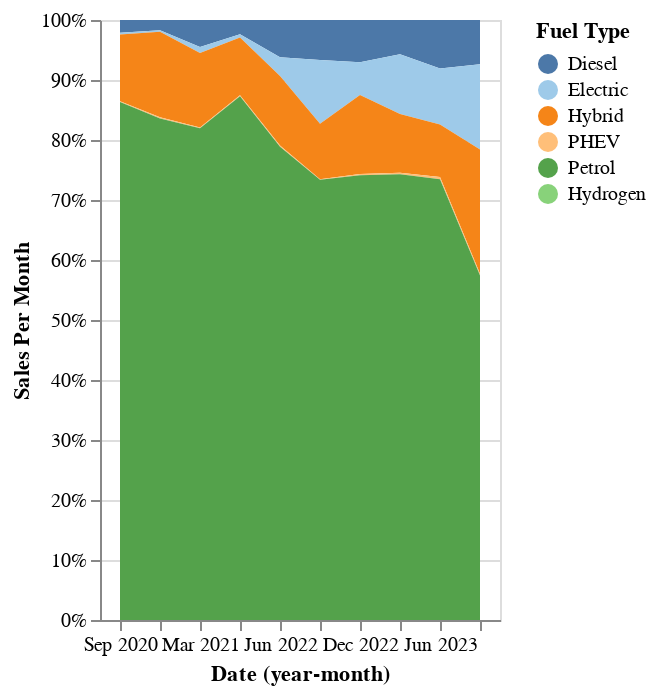

The cell this chart's notebook holds for it:
### Code cell
DeepnoteChart(vfacts_df_long, """{"layer":[{"layer":[{"mark":{"clip":true,"type":"area","tooltip":true},"encoding":{"x":{"sort":"ascending","type":"ordinal","field":"Date","scale":{"type":"linear"},"timeUnit":"yearmonth"},"y":{"sort":null,"type":"quantitative","field":"Sales Per Month","scale":{"type":"linear"},"stack":"normalize","format":{"type":"default","decimals":null},"formatType":"numberFormatFromNumberType"},"color":{"sort":null,"type":"nominal","field":"Fuel Type","scale":{"scheme":"tableau20"}}}}]}],"title":"","config":{"legend":{}},"$schema":"https://vega.github.io/schema/vega-lite/v5.json","encoding":{}}""")

### Figure 1 — Vega-Lite specification as saved in the notebook (floating-point values rounded to 4 significant figures)
{"$schema": "https://vega.github.io/schema/vega-lite/v5.json", "encoding": {}, "layer": [{"layer": [{"mark": {"type": "area", "tooltip": true, "clip": true}, "encoding": {"x": {"field": "Date", "type": "ordinal", "timeUnit": "yearmonth", "sort": "ascending", "scale": {"type": "linear"}}, "y": {"field": "Sales Per Month", "type": "quantitative", "sort": null, "stack": "normalize", "scale": {"type": "linear"}, "formatType": "numberFormatFromNumberType", "format": {"type": "default", "decimals": null}}, "color": {"field": "Fuel Type", "type": "nominal", "sort": null, "scale": {"scheme": "tableau20"}}}}]}], "title": "", "config": {"legend": {}}, "data": {"values": [{"State": "NSW", "Vehicle Type": "Passenger", "Fuel Type": "Diesel", "Date": "2020-09", "Sales Per Month": 164}, {"State": "NSW", "Vehicle Type": "Passenger", "Fuel Type": "Electric", "Date": "2020-09", "Sales Per Month": 23}, {"State": "NSW", "Vehicle Type": "Passenger", "Fuel Type": "Hybrid", "Date": "2020-09", "Sales Per Month": 864}, {"State": "NSW", "Vehicle Type": "Passenger", "Fuel Type": "PHEV", "Date": "2020-09", "Sales Per Month": 10}, {"State": "NSW", "Vehicle Type": "Passenger", "Fuel Type": "Petrol", "Date": "2020-09", "Sales Per Month": 6705}, {"State": "NSW", "Vehicle Type": "Passenger", "Fuel Type": "Hydrogen", "Date": "2020-09", "Sales Per Month": 0}, {"State": "NSW", "Vehicle Type": "Passenger", "Fuel Type": "Diesel", "Date": "2020-12", "Sales Per Month": 116}, {"State": "NSW", "Vehicle Type": "Passenger", "Fuel Type": "Electric", "Date": "2020-12", "Sales Per Month": 15}, {"State": "NSW", "Vehicle Type": "Passenger", "Fuel Type": "Hybrid", "Date": "2020-12", "Sales Per Month": 961}, {"State": "NSW", "Vehicle Type": "Passenger", "Fuel Type": "PHEV", "Date": "2020-12", "Sales Per Month": 14}, {"State": "NSW", "Vehicle Type": "Passenger", "Fuel Type": "Petrol", "Date": "2020-12", "Sales Per Month": 5626}, {"State": "NSW", "Vehicle Type": "Passenger", "Fuel Type": "Hydrogen", "Date": "2020-12", "Sales Per Month": 0}, {"State": "NSW", "Vehicle Type": "Passenger", "Fuel Type": "Diesel", "Date": "2021-03", "Sales Per Month": 341}, {"State": "NSW", "Vehicle Type": "Passenger", "Fuel Type": "Electric", "Date": "2021-03", "Sales Per Month": 79}, {"State": "NSW", "Vehicle Type": "Passenger", "Fuel Type": "Hybrid", "Date": "2021-03", "Sales Per Month": 944}, {"State": "NSW", "Vehicle Type": "Passenger", "Fuel Type": "PHEV", "Date": "2021-03", "Sales Per Month": 9}, {"State": "NSW", "Vehicle Type": "Passenger", "Fuel Type": "Petrol", "Date": "2021-03", "Sales Per Month": 6237}, {"State": "NSW", "Vehicle Type": "Passenger", "Fuel Type": "Hydrogen", "Date": "2021-03", "Sales Per Month": 0}, {"State": "NSW", "Vehicle Type": "Passenger", "Fuel Type": "Diesel", "Date": "2021-06", "Sales Per Month": 189}, {"State": "NSW", "Vehicle Type": "Passenger", "Fuel Type": "Electric", "Date": "2021-06", "Sales Per Month": 40}, {"State": "NSW", "Vehicle Type": "Passenger", "Fuel Type": "Hybrid", "Date": "2021-06", "Sales Per Month": 761}, {"State": "NSW", "Vehicle Type": "Passenger", "Fuel Type": "PHEV", "Date": "2021-06", "Sales Per Month": 13}, {"State": "NSW", "Vehicle Type": "Passenger", "Fuel Type": "Petrol", "Date": "2021-06", "Sales Per Month": 6887}, {"State": "NSW", "Vehicle Type": "Passenger", "Fuel Type": "Hydrogen", "Date": "2021-06", "Sales Per Month": 0}, {"State": "NSW", "Vehicle Type": "Passenger", "Fuel Type": "Diesel", "Date": "2022-06", "Sales Per Month": 404}, {"State": "NSW", "Vehicle Type": "Passenger", "Fuel Type": "Electric", "Date": "2022-06", "Sales Per Month": 202}, {"State": "NSW", "Vehicle Type": "Passenger", "Fuel Type": "Hybrid", "Date": "2022-06", "Sales Per Month": 750}, {"State": "NSW", "Vehicle Type": "Passenger", "Fuel Type": "PHEV", "Date": "2022-06", "Sales Per Month": 14}, {"State": "NSW", "Vehicle Type": "Passenger", "Fuel Type": "Petrol", "Date": "2022-06", "Sales Per Month": 5117}, {"State": "NSW", "Vehicle Type": "Passenger", "Fuel Type": "Hydrogen", "Date": "2022-06", "Sales Per Month": 1}, {"State": "NSW", "Vehicle Type": "Passenger", "Fuel Type": "Diesel", "Date": "2022-09", "Sales Per Month": 358}, {"State": "NSW", "Vehicle Type": "Passenger", "Fuel Type": "Electric", "Date": "2022-09", "Sales Per Month": 572}, {"State": "NSW", "Vehicle Type": "Passenger", "Fuel Type": "Hybrid", "Date": "2022-09", "Sales Per Month": 495}, {"State": "NSW", "Vehicle Type": "Passenger", "Fuel Type": "PHEV", "Date": "2022-09", "Sales Per Month": 5}, {"State": "NSW", "Vehicle Type": "Passenger", "Fuel Type": "Petrol", "Date": "2022-09", "Sales Per Month": 3943}, {"State": "NSW", "Vehicle Type": "Passenger", "Fuel Type": "Hydrogen", "Date": "2022-09", "Sales Per Month": 0}, {"State": "NSW", "Vehicle Type": "Passenger", "Fuel Type": "Diesel", "Date": "2022-12", "Sales Per Month": 275}, {"State": "NSW", "Vehicle Type": "Passenger", "Fuel Type": "Electric", "Date": "2022-12", "Sales Per Month": 213}, {"State": "NSW", "Vehicle Type": "Passenger", "Fuel Type": "Hybrid", "Date": "2022-12", "Sales Per Month": 516}, {"State": "NSW", "Vehicle Type": "Passenger", "Fuel Type": "PHEV", "Date": "2022-12", "Sales Per Month": 7}, {"State": "NSW", "Vehicle Type": "Passenger", "Fuel Type": "Petrol", "Date": "2022-12", "Sales Per Month": 2899}, {"State": "NSW", "Vehicle Type": "Passenger", "Fuel Type": "Hydrogen", "Date": "2022-12", "Sales Per Month": 0}, {"State": "NSW", "Vehicle Type": "Passenger", "Fuel Type": "Diesel", "Date": "2023-03", "Sales Per Month": 319}, {"State": "NSW", "Vehicle Type": "Passenger", "Fuel Type": "Electric", "Date": "2023-03", "Sales Per Month": 554}, {"State": "NSW", "Vehicle Type": "Passenger", "Fuel Type": "Hybrid", "Date": "2023-03", "Sales Per Month": 545}, {"State": "NSW", "Vehicle Type": "Passenger", "Fuel Type": "PHEV", "Date": "2023-03", "Sales Per Month": 15}, {"State": "NSW", "Vehicle Type": "Passenger", "Fuel Type": "Petrol", "Date": "2023-03", "Sales Per Month": 4138}, {"State": "NSW", "Vehicle Type": "Passenger", "Fuel Type": "Hydrogen", "Date": "2023-03", "Sales Per Month": 0}, {"State": "NSW", "Vehicle Type": "Passenger", "Fuel Type": "Diesel", "Date": "2023-06", "Sales Per Month": 531}, {"State": "NSW", "Vehicle Type": "Passenger", "Fuel Type": "Electric", "Date": "2023-06", "Sales Per Month": 611}, {"State": "NSW", "Vehicle Type": "Passenger", "Fuel Type": "Hybrid", "Date": "2023-06", "Sales Per Month": 574}, {"State": "NSW", "Vehicle Type": "Passenger", "Fuel Type": "PHEV", "Date": "2023-06", "Sales Per Month": 23}, {"State": "NSW", "Vehicle Type": "Passenger", "Fuel Type": "Petrol", "Date": "2023-06", "Sales Per Month": 4817}, {"State": "NSW", "Vehicle Type": "Passenger", "Fuel Type": "Hydrogen", "Date": "2023-06", "Sales Per Month": 0}, {"State": "NSW", "Vehicle Type": "Passenger", "Fuel Type": "Diesel", "Date": "2023-09", "Sales Per Month": 533}, {"State": "NSW", "Vehicle Type": "Passenger", "Fuel Type": "Electric", "Date": "2023-09", "Sales Per Month": 1022}, {"State": "NSW", "Vehicle Type": "Passenger", "Fuel Type": "Hybrid", "Date": "2023-09", "Sales Per Month": 1495}, {"State": "NSW", "Vehicle Type": "Passenger", "Fuel Type": "PHEV", "Date": "2023-09", "Sales Per Month": 20}, {"State": "NSW", "Vehicle Type": "Passenger", "Fuel Type": "Petrol", "Date": "2023-09", "Sales Per Month": 4139}, {"State": "NSW", "Vehicle Type": "Passenger", "Fuel Type": "Hydrogen", "Date": "2023-09", "Sales Per Month": 0}]}}
